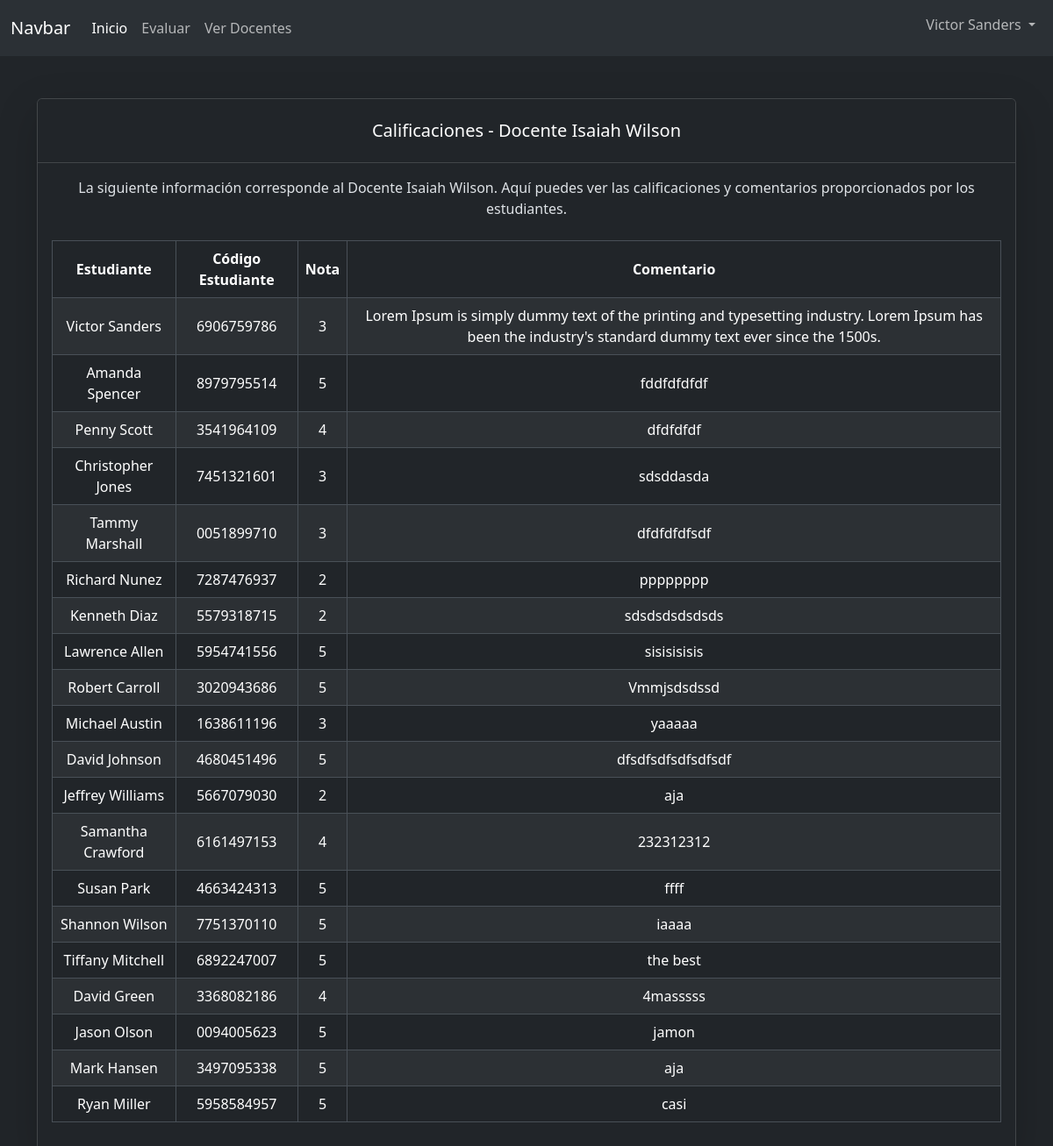
Screenshot of /docentes/1/evaluaciones/ (signed in) with the database file from the repository.
### assessments/models.py (models this page shows, shortened)
class Teacher(models.Model):
    first_name = models.CharField(max_length=50)
    last_name = models.CharField(max_length=50)
    dni = models.CharField(
        max_length=10,
        unique=True,
        validators=[
            RegexValidator(
                r"^\d{8,10}$", "La cédula deber ser un numero de max 10 dígitos"
            )
        ],
    )
    def __str__(self):
        return f"{self.first_name} {self.last_name}"

class Assessment(models.Model):
    rating = models.IntegerField(
        validators=[
            MinValueValidator(1, "No se permiten calificaciones menores a 1"),
            MaxValueValidator(5, "No se permiten calificaciones mayores a 5"),
        ],
    )
    comment = models.TextField()
    teacher = models.ForeignKey(Teacher, on_delete=models.CASCADE)
    student = models.ForeignKey(Student, on_delete=models.CASCADE)
    created_at = models.DateTimeField(auto_now_add=True)
    class Meta:
        constraints = [
            models.UniqueConstraint(
                fields=["student", "teacher"], name="unique_assessment"
            )
        ]

class Student(AbstractUser):
    id = models.UUIDField(primary_key=True, default=uuid.uuid4, editable=False)
    username = None
    is_superuser = None
    is_staff = None
    code = models.CharField(
        max_length=10,
        unique=True,
        validators=[
            RegexValidator(
                r"^\d{1,10}$", "El código deber ser un numero de max 10 dígitos"
            )
        ],
    )
    birth_date = models.DateField()
    USERNAME_FIELD = "code"
    REQUIRED_FIELDS = ["email"]
    def __str__(self):
        return f"{self.first_name} {self.last_name}"

### assessments/views.py (the view)
@login_required
def teacher_assessments(request, teacher_id):
    user_name = request.user.first_name + " " + request.user.last_name
    teacher = get_object_or_404(Teacher, id=teacher_id)
    print(teacher)
    assessments = Assessment.objects.filter(teacher=teacher)
    data = {
        "user_name": user_name,
        "teacher": teacher,
        "assessments": assessments,
    }
    return render(request, "layouts/teacher_assessments_page.html", data)

### assessments/templates/layouts/teacher_assessments_page.html (shortened to what this page needs)
{% extends 'base_html.html' %}
{% block content %}
<header>
  {% include "layouts/partials/nav.html" with user_name=user_name %}
</header>
<main class="container mt-5">
  <div class="card shadow-lg ">
    <div class="card-header bg-dark text-white text-center py-4">
      <h5 class="card-title mb-0">Calificaciones - Docente {{ teacher }}</h5>
    </div>
    <div class="card-body">
      <p class="text-center mb-4">
        La siguiente información corresponde al Docente {{ teacher }}. Aquí
        puedes ver las calificaciones y comentarios proporcionados por los
        estudiantes.
      </p>
      <table class="table table-striped table-bordered table-hover">
        <thead class="thead-dark">
          <tr class="text-center align-middle">
            <th scope="col">Estudiante</th>
            <th scope="col">Código Estudiante</th>
            <th scope="col">Nota</th>
            <th scope="col">Comentario</th>
          </tr>
        </thead>
        <tbody>
          {% for assessment in assessments %}
          <tr class="text-center align-middle">
            <td>{{ assessment.student }}</td>
            <td>{{ assessment.student.code }}</td>
            <td>{{ assessment.rating }}</td>
            <td>{{ assessment.comment }}</td>
          </tr>
          {% empty %}
          <tr>
            <td colspan="4" class="text-center">
              No hay evaluaciones disponibles.
            </td>
          </tr>
          {% endfor %}
        </tbody>
      </table>
    </div>
  </div>
</main>
{% endblock %}

### rows the page displays
Teacher: first_name+last_name "Isaiah Wilson"
Assessment: student "Victor Sanders", student.code "6906759786", rating "3", comment "Lorem Ipsum is simply dummy text of the printing and typesetting industry. Lorem Ipsum has been the industry's standard dummy text ever since the 1500s."
Assessment: student "Amanda Spencer", student.code "8979795514", rating "5", comment "fddfdfdfdf"
Assessment: student "Penny Scott", student.code "3541964109", rating "4", comment "dfdfdfdf"
Assessment: student "Christopher Jones", student.code "7451321601", rating "3", comment "sdsddasda"
Assessment: student "Tammy Marshall", student.code "0051899710", rating "3", comment "dfdfdfdfsdf"
Assessment: student "Richard Nunez", student.code "7287476937", rating "2", comment "pppppppp"
Assessment: student "Kenneth Diaz", student.code "5579318715", rating "2", comment "sdsdsdsdsdsds"
Assessment: student "Lawrence Allen", student.code "5954741556", rating "5", comment "sisisisisis"
Assessment: student "Robert Carroll", student.code "3020943686", rating "5", comment "Vmmjsdsdssd"
Assessment: student "Michael Austin", student.code "1638611196", rating "3", comment "yaaaaa"
Assessment: student "David Johnson", student.code "4680451496", rating "5", comment "dfsdfsdfsdfsdfsdf"
Assessment: student "Jeffrey Williams", student.code "5667079030", rating "2", comment "aja"
Assessment: student "Samantha Crawford", student.code "6161497153", rating "4", comment "232312312"
Assessment: student "Susan Park", student.code "4663424313", rating "5", comment "ffff"
Assessment: student "Shannon Wilson", student.code "7751370110", rating "5", comment "iaaaa"
Assessment: student "Tiffany Mitchell", student.code "6892247007", rating "5", comment "the best"
Assessment: student "David Green", student.code "3368082186", rating "4", comment "4masssss"
Assessment: student "Jason Olson", student.code "0094005623", rating "5", comment "jamon"
Assessment: student "Mark Hansen", student.code "3497095338", rating "5", comment "aja"
Assessment: student "Ryan Miller", student.code "5958584957", rating "5", comment "casi"

### other values shown
{{ user_name }} "Victor Sanders"
